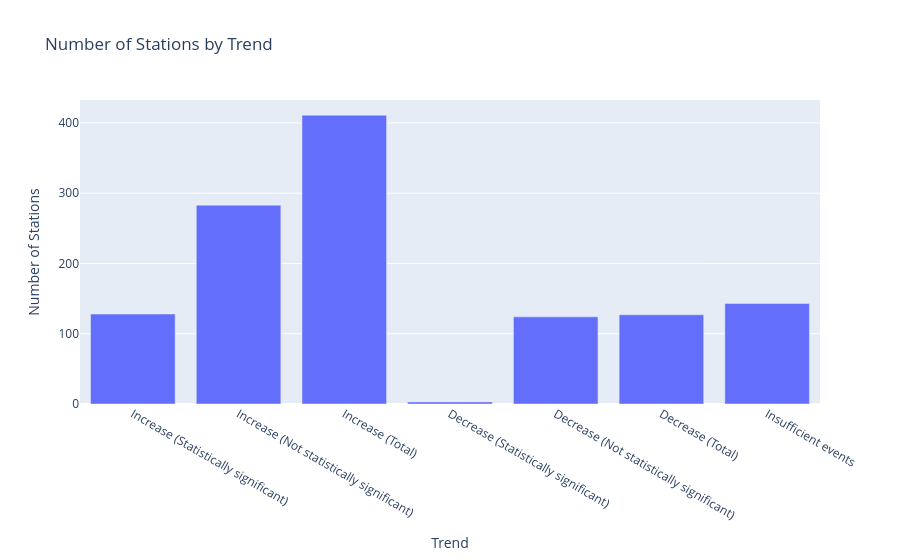

Notebook code cell kept with this figure:
### Markdown cell above
## Step 8: Build a bar chart

Create a bar chart using `Trend` versus `Number of Stations`.

### Code cell
fig = px.bar(
    df,
    x="Trend",
    y="Number of Stations",
    title="Number of Stations by Trend"
)
fig.show()

### Figure 1 — Plotly figure (JSON) as saved in the notebook; plotly's stock layout.template omitted (floating-point values rounded to 4 significant figures)
{"data": [{"hovertemplate": "Trend=%{x}<br>Number of Stations=%{y}<extra></extra>", "legendgroup": "", "marker": {"color": "#636efa", "pattern": {"shape": ""}}, "name": "", "orientation": "v", "showlegend": false, "textposition": "auto", "type": "bar", "x": ["Increase (Statistically significant)", "Increase (Not statistically significant)", "Increase (Total)", "Decrease (Statistically significant)", "Decrease (Not statistically significant)", "Decrease (Total)", "Insufficient events"], "xaxis": "x", "y": [128, 283, 411, 3, 124, 127, 143], "yaxis": "y"}], "layout": {"barmode": "relative", "legend": {"tracegroupgap": 0}, "title": {"text": "Number of Stations by Trend"}, "xaxis": {"anchor": "y", "domain": [0, 1], "title": {"text": "Trend"}}, "yaxis": {"anchor": "x", "domain": [0, 1], "title": {"text": "Number of Stations"}}}}
